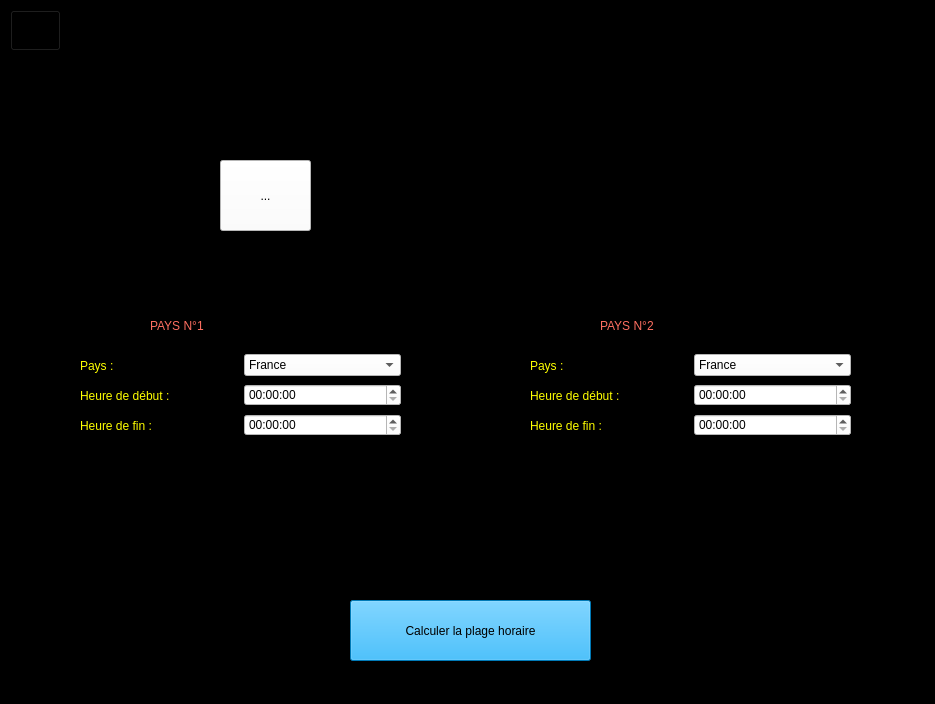
<?xml version="1.0" encoding="UTF-8"?>
<ui version="4.0">
 <class>MainWindow</class>
 <widget class="QMainWindow" name="MainWindow">
  <property name="geometry">
   <rect>
    <x>0</x>
    <y>0</y>
    <width>935</width>
    <height>704</height>
   </rect>
  </property>
  <property name="windowTitle">
   <string>MainWindow</string>
  </property>
  <property name="styleSheet">
   <string notr="true">background-color: rgb(0, 85, 0);
background-color: rgb(0, 0, 0);

</string>
  </property>
  <widget class="QWidget" name="centralwidget">
   <widget class="QLabel" name="label">
    <property name="geometry">
     <rect>
      <x>380</x>
      <y>10</y>
      <width>191</width>
      <height>181</height>
     </rect>
    </property>
    <property name="text">
     <string/>
    </property>
    <property name="pixmap">
     <pixmap resource="logo.qrc">:/1/Logo WGW-Photoroom.png</pixmap>
    </property>
    <property name="scaledContents">
     <bool>true</bool>
    </property>
   </widget>
   <widget class="QPushButton" name="pushButton">
    <property name="geometry">
     <rect>
      <x>350</x>
      <y>600</y>
      <width>241</width>
      <height>61</height>
     </rect>
    </property>
    <property name="styleSheet">
     <string notr="true">background-color: rgb(0, 170, 255);
font: 75 14pt &quot;Arial&quot;;
</string>
    </property>
    <property name="text">
     <string>Calculer la plage horaire</string>
    </property>
    <property name="checkable">
     <bool>false</bool>
    </property>
   </widget>
   <widget class="QLabel" name="label_2">
    <property name="geometry">
     <rect>
      <x>150</x>
      <y>310</y>
      <width>181</width>
      <height>31</height>
     </rect>
    </property>
    <property name="styleSheet">
     <string notr="true">color: rgb(255, 111, 97);
font: 75 italic 30pt &quot;Arial&quot;;</string>
    </property>
    <property name="text">
     <string>PAYS N°1</string>
    </property>
   </widget>
   <widget class="QWidget" name="horizontalLayoutWidget">
    <property name="geometry">
     <rect>
      <x>80</x>
      <y>380</y>
      <width>321</width>
      <height>31</height>
     </rect>
    </property>
    <layout class="QHBoxLayout" name="horizontalLayout">
     <item>
      <widget class="QLabel" name="label_3">
       <property name="styleSheet">
        <string notr="true">color: rgb(255, 255, 0);
font: 75 10pt &quot;MS Shell Dlg 2&quot;;</string>
       </property>
       <property name="text">
        <string>Heure de début :</string>
       </property>
      </widget>
     </item>
     <item>
      <widget class="QTimeEdit" name="timeEdit">
       <property name="styleSheet">
        <string notr="true">background-color: rgb(255, 255, 255);</string>
       </property>
      </widget>
     </item>
    </layout>
   </widget>
   <widget class="QWidget" name="horizontalLayoutWidget_2">
    <property name="geometry">
     <rect>
      <x>80</x>
      <y>410</y>
      <width>321</width>
      <height>31</height>
     </rect>
    </property>
    <layout class="QHBoxLayout" name="horizontalLayout_2">
     <item>
      <widget class="QLabel" name="label_4">
       <property name="styleSheet">
        <string notr="true">color: rgb(255, 255, 0);
font: 75 10pt &quot;MS Shell Dlg 2&quot;;</string>
       </property>
       <property name="text">
        <string>Heure de fin :</string>
       </property>
      </widget>
     </item>
     <item>
      <widget class="QTimeEdit" name="timeEdit_2">
       <property name="styleSheet">
        <string notr="true">background-color: rgb(255, 255, 255);</string>
       </property>
      </widget>
     </item>
    </layout>
   </widget>
   <widget class="QWidget" name="horizontalLayoutWidget_5">
    <property name="geometry">
     <rect>
      <x>80</x>
      <y>350</y>
      <width>321</width>
      <height>31</height>
     </rect>
    </property>
    <layout class="QHBoxLayout" name="horizontalLayout_5">
     <item>
      <widget class="QLabel" name="label_12">
       <property name="styleSheet">
        <string notr="true">color: rgb(255, 255, 0);
font: 75 10pt &quot;MS Shell Dlg 2&quot;;</string>
       </property>
       <property name="text">
        <string>Pays :</string>
       </property>
      </widget>
     </item>
     <item>
      <widget class="QComboBox" name="comboBox">
       <property name="autoFillBackground">
        <bool>false</bool>
       </property>
       <property name="styleSheet">
        <string notr="true">background-color: rgb(255, 255, 255);</string>
       </property>
       <item>
        <property name="text">
         <string>France</string>
        </property>
       </item>
       <item>
        <property name="text">
         <string>Inde</string>
        </property>
       </item>
      </widget>
     </item>
    </layout>
   </widget>
   <widget class="QLabel" name="label_5">
    <property name="geometry">
     <rect>
      <x>600</x>
      <y>310</y>
      <width>181</width>
      <height>31</height>
     </rect>
    </property>
    <property name="styleSheet">
     <string notr="true">color: rgb(255, 111, 97);
font: 75 italic 30pt &quot;Arial&quot;;</string>
    </property>
    <property name="text">
     <string>PAYS N°2</string>
    </property>
   </widget>
   <widget class="QWidget" name="horizontalLayoutWidget_3">
    <property name="geometry">
     <rect>
      <x>530</x>
      <y>410</y>
      <width>321</width>
      <height>31</height>
     </rect>
    </property>
    <layout class="QHBoxLayout" name="horizontalLayout_6">
     <item>
      <widget class="QLabel" name="label_6">
       <property name="styleSheet">
        <string notr="true">color: rgb(255, 255, 0);
font: 75 10pt &quot;MS Shell Dlg 2&quot;;</string>
       </property>
       <property name="text">
        <string>Heure de fin :</string>
       </property>
      </widget>
     </item>
     <item>
      <widget class="QTimeEdit" name="timeEdit_5">
       <property name="styleSheet">
        <string notr="true">background-color: rgb(255, 255, 255);</string>
       </property>
      </widget>
     </item>
    </layout>
   </widget>
   <widget class="QWidget" name="horizontalLayoutWidget_4">
    <property name="geometry">
     <rect>
      <x>530</x>
      <y>380</y>
      <width>321</width>
      <height>31</height>
     </rect>
    </property>
    <layout class="QHBoxLayout" name="horizontalLayout_7">
     <item>
      <widget class="QLabel" name="label_13">
       <property name="styleSheet">
        <string notr="true">color: rgb(255, 255, 0);
font: 75 10pt &quot;MS Shell Dlg 2&quot;;</string>
       </property>
       <property name="text">
        <string>Heure de début :</string>
       </property>
      </widget>
     </item>
     <item>
      <widget class="QTimeEdit" name="timeEdit_6">
       <property name="styleSheet">
        <string notr="true">background-color: rgb(255, 255, 255);</string>
       </property>
      </widget>
     </item>
    </layout>
   </widget>
   <widget class="QWidget" name="horizontalLayoutWidget_6">
    <property name="geometry">
     <rect>
      <x>530</x>
      <y>350</y>
      <width>321</width>
      <height>31</height>
     </rect>
    </property>
    <layout class="QHBoxLayout" name="horizontalLayout_8">
     <item>
      <widget class="QLabel" name="label_14">
       <property name="styleSheet">
        <string notr="true">color: rgb(255, 255, 0);
font: 75 10pt &quot;MS Shell Dlg 2&quot;;</string>
       </property>
       <property name="text">
        <string>Pays :</string>
       </property>
      </widget>
     </item>
     <item>
      <widget class="QComboBox" name="comboBox_2">
       <property name="autoFillBackground">
        <bool>false</bool>
       </property>
       <property name="styleSheet">
        <string notr="true">background-color: rgb(255, 255, 255);</string>
       </property>
       <item>
        <property name="text">
         <string>France</string>
        </property>
       </item>
       <item>
        <property name="text">
         <string>Inde</string>
        </property>
       </item>
      </widget>
     </item>
    </layout>
   </widget>
   <widget class="QPushButton" name="pushButton_2">
    <property name="geometry">
     <rect>
      <x>10</x>
      <y>10</y>
      <width>51</width>
      <height>41</height>
     </rect>
    </property>
    <property name="styleSheet">
     <string notr="true"/>
    </property>
    <property name="text">
     <string/>
    </property>
    <property name="icon">
     <iconset>
      <normalon>:/1/png-clipart-blue-and-green-logo-computer-icons-history-iconfinder-clock-event-history-schedule-time-icon-miscellaneous-text.png</normalon>
     </iconset>
    </property>
    <property name="iconSize">
     <size>
      <width>50</width>
      <height>40</height>
     </size>
    </property>
   </widget>
   <widget class="QToolButton" name="toolButton">
    <property name="geometry">
     <rect>
      <x>220</x>
      <y>160</y>
      <width>91</width>
      <height>71</height>
     </rect>
    </property>
    <property name="styleSheet">
     <string notr="true">background-color: rgb(255, 255, 255);</string>
    </property>
    <property name="text">
     <string>...</string>
    </property>
   </widget>
  </widget>
  <widget class="QStatusBar" name="statusbar"/>
  <action name="actionHistorique">
   <property name="text">
    <string>Historique</string>
   </property>
  </action>
 </widget>
 <resources>
  <include location="logo.qrc"/>
  <include location="settings.qrc"/>
 </resources>
 <connections/>
</ui>
